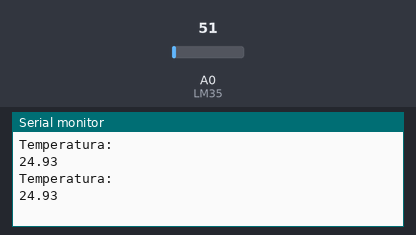
Bench run of a sketch on a simulated Arduino Uno, built with avr-gcc and run on an emulated ATmega328P. Shown: the last lines printed to the serial monitor. Inputs (shaded band) come from the test bench; at power-on: A0 (LM35) = 51.

Above: at 2.8 s.
2.9 s: A0 (LM35) set to 61
At 5.2 s:
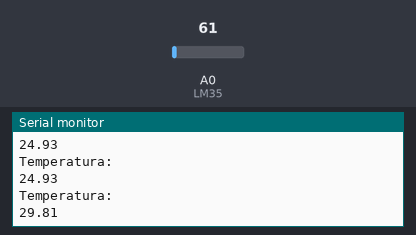
5.6 s: A0 (LM35) set to 71
At 6.9 s:
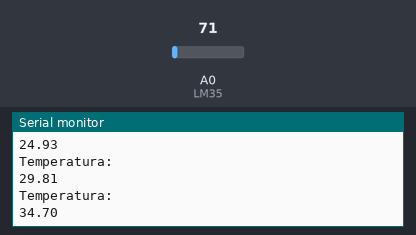
Timing chart, 0 to 8.6 s (numbered marks = the images above; inputs shaded):
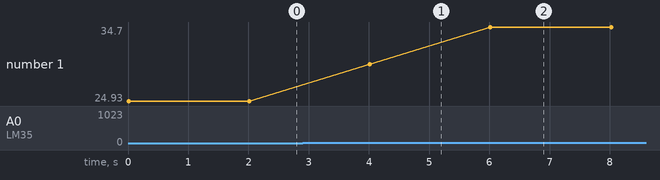

The sketch:

3-medindo-temperatura.ino
```cpp
// Sensor de temperatura usando o LM35

const int LM35 = A0;
float temperatura;
void setup() { Serial.begin(9600); }

void loop() {
  temperatura = (float(analogRead(LM35)) * 5 / (1023)) / 0.01;
  Serial.println("Temperatura: ");
  Serial.println(temperatura);

  delay(2000);
}
```

Measured:
- after the input at 2.9 s, the serial monitor: prints a new line after 1.1 s (image 1)
- after the input at 5.6 s, the serial monitor: prints a new line after 0.42 s (image 2)
- plotted number 1: 24.93 → 29.81 after the input at 2.9 s, 29.81 → 34.7 after the input at 5.6 s
